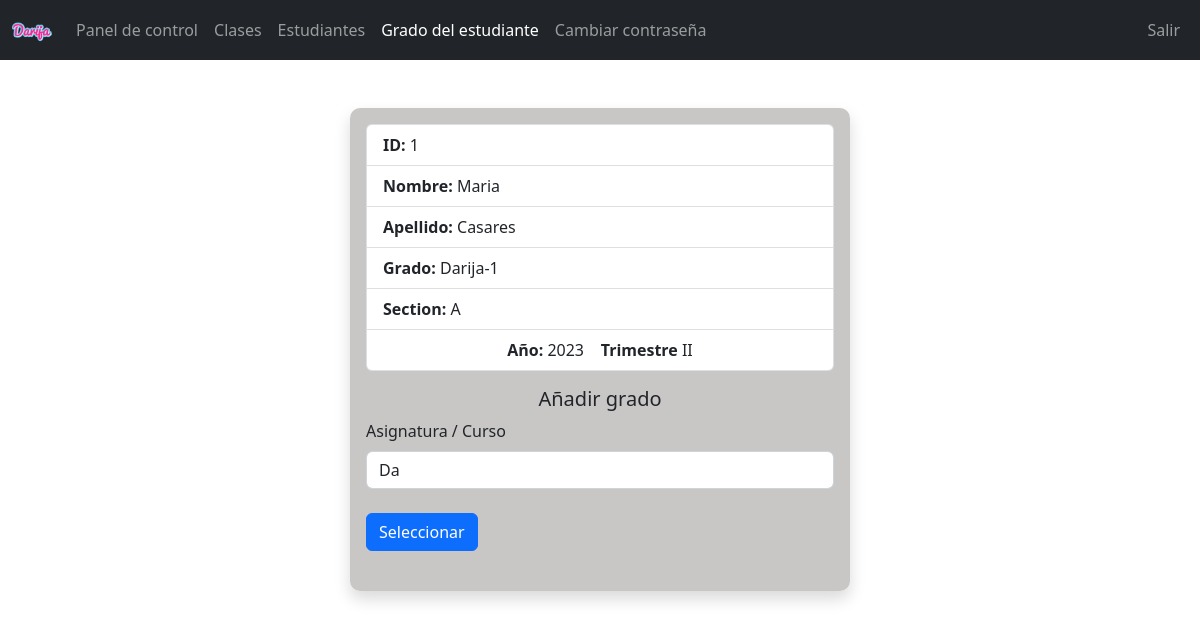
The app's page /Teacher/student-grade.php?student_id=1 (signed in) with its own data.
### tables this page shows
CREATE TABLE `students` (
  `student_id` int(11) NOT NULL,
  `username` varchar(127) NOT NULL,
  `password` varchar(255) NOT NULL,
  `fname` varchar(127) NOT NULL,
  `lname` varchar(255) NOT NULL,
  `grade` int(11) NOT NULL,
  `section` int(11) NOT NULL,
  `address` varchar(31) NOT NULL,
  `gender` varchar(7) NOT NULL,
  `email_address` varchar(255) NOT NULL,
  `date_of_birth` date DEFAULT NULL,
  `date_of_joined` timestamp NULL DEFAULT current_timestamp(),
  `parent_fname` varchar(127) NOT NULL,
  `parent_lname` varchar(127) NOT NULL,
  `parent_phone_number` varchar(31) NOT NULL
);

CREATE TABLE `grades` (
  `grade_id` int(11) NOT NULL,
  `grade` varchar(31) NOT NULL,
  `grade_code` varchar(7) NOT NULL
);

CREATE TABLE `section` (
  `section_id` int(11) NOT NULL,
  `section` varchar(7) NOT NULL
);

CREATE TABLE `setting` (
  `id` int(11) NOT NULL,
  `current_year` int(11) NOT NULL,
  `current_semester` varchar(11) NOT NULL,
  `school_name` varchar(100) NOT NULL,
  `slogan` varchar(300) NOT NULL,
  `about` text NOT NULL
);

### Teacher/data/student.php (called while the page is built, shortened)
<?php
function getStudentById($id, $conn){
   $sql = "SELECT * FROM students
           WHERE student_id=?";
   $stmt = $conn->prepare($sql);
   $stmt->execute([$id]);
   if ($stmt->rowCount() == 1) {
     $student = $stmt->fetch();
     return $student;
   }else {
    return 0;
   }
}

### Teacher/data/setting.php (called while the page is built)
<?php
function getSetting($conn){
   $sql = "SELECT * FROM setting";
   $stmt = $conn->prepare($sql);
   $stmt->execute();
   if ($stmt->rowCount() == 1) {
     $settings = $stmt->fetch();
     return $settings;
   }else {
    return 0;
   }
}

### Teacher/data/subject.php (called while the page is built, shortened)
<?php
function getSubjectByGrade($grade, $conn){
   $sql = "SELECT * FROM subjects
           WHERE grade=?";
   $stmt = $conn->prepare($sql);
   $stmt->execute([$grade]);
   if ($stmt->rowCount() > 0) {
     $subject = $stmt->fetchAll();
     return $subject;
   }else {
    return 0;
   }
}
 ?>

### Teacher/data/teacher.php (called while the page is built)
<?php
function getTeacherById($teacher_id, $conn){
   $sql = "SELECT * FROM teachers
           WHERE teacher_id=?";
   $stmt = $conn->prepare($sql);
   $stmt->execute([$teacher_id]);
   if ($stmt->rowCount() == 1) {
     $teacher = $stmt->fetch();
     return $teacher;
   }else {
    return 0;
   }
}

### Teacher/data/grade.php (called while the page is built, shortened)
<?php
function getGradeById($grade_id, $conn){
   $sql = "SELECT * FROM grades
           WHERE grade_id=?";
   $stmt = $conn->prepare($sql);
   $stmt->execute([$grade_id]);
   if ($stmt->rowCount() == 1) {
     $grade = $stmt->fetch();
     return $grade;
   }else {
    return 0;
   }
}

### Teacher/data/section.php (called while the page is built, shortened)
<?php
function getSectioById($section_id, $conn){
   $sql = "SELECT * FROM section
           WHERE section_id=?";
   $stmt = $conn->prepare($sql);
   $stmt->execute([$section_id]);
   if ($stmt->rowCount() == 1) {
     $section = $stmt->fetch();
     return $section;
   }else {
    return 0;
   }
}

### Teacher/student-grade.php (the view, shortened to what this page needs)
<?php
if (isset($_SESSION['teacher_id']) &&
    isset($_SESSION['role'])) {
    if ($_SESSION['role'] == 'Teacher') {
       include "../CONEXION_DB.php";
       include "data/student.php";
       include "data/grade.php";
       include "data/class.php";
       include "data/section.php";
       include "data/setting.php";
       include "data/subject.php";
       include "data/teacher.php";
       $student_id = $_GET['student_id'];
       $student = getStudentById($student_id, $conn);
       $setting = getSetting($conn);
       $subjects = getSubjectByGrade($student['grade'], $conn);
       $teacher_id = $_SESSION['teacher_id'];
       $teacher = getTeacherById($teacher_id, $conn);
       $teacher_subjects = str_split(trim($teacher['subjects']));
       $ssubject_id = 0;
 ?>
<!DOCTYPE html>
<html lang="en">
<head>
	<link rel="stylesheet" href="https://cdn.jsdelivr.net/npm/bootstrap@5.2.0/dist/css/bootstrap.min.css">
	<link rel="stylesheet" href="../css/style.css">
  <link rel="stylesheet" href="https://cdnjs.cloudflare.com/ajax/libs/font-awesome/4.7.0/css/font-awesome.min.css">
</head>
<body>
    <?php
    include "inc/navbar.php";
        if ($student != 0 && $setting !=0 && $subjects !=0 && $teacher_subjects != 0) {
     ?>
     <div class="d-flex align-items-center flex-column"><br><br>
        <div class="login shadow p-3">
        <form method="post"
              action="">
            <div class="mb-3">
                <ul class="list-group">
                    <li class="list-group-item"><b>ID: </b> <?php echo $student['student_id'] ?></li>
                  <li class="list-group-item"><b>Nombre: </b> <?php echo $student['fname'] ?></li>
                  <li class="list-group-item"><b>Apellido: </b> <?php echo $student['lname'] ?></li>
                  <li class="list-group-item"><b>Grado: </b>
                    <?php  $g = getGradeById($student['grade'], $conn);
                        echo $g['grade_code'].'-'.$g['grade'];
                    ?>
                  </li>
                  <li class="list-group-item"><b>Section: </b>
                    <?php  $s = getSectioById($student['section'], $conn);
                        echo $s['section'];
                    ?>
                  </li>
                  <li class="list-group-item text-center"><b>Año: </b> <?php echo $setting['current_year']; ?> &nbsp;&nbsp;&nbsp;<b>Trimestre</b> <?php echo $setting['current_semester']; ?></li>
                </ul>
            </div>
            <h5 class="text-center">Añadir grado</h5>
         <label class="form-label">Asignatura / Curso</label>
            <select class="form-control"
                    name="ssubject_id">
                    <?php foreach($subjects as $subject){
                        foreach($teacher_subjects as $teacher_subject){
                            if($subject['subject_id'] == $teacher_subject){ ?>
                       <option <?php if($ssubject_id == $subject['subject_id']){echo "selected";} ?>
                           value="<?php echo $subject['subject_id'] ?>">
                        <?php echo $subject['subject_code'] ?></option>
                    <?php }   }
                        } ?>
            </select><br>
            <button type="submit" class="btn btn-primary">Seleccionar</button><br><br>
        </form>
        </div>
        </div>
     <?php
         }else{
            header("Location: students.php");
            exit;
         }
     ?>
</body>
</html>
<?php
  }else {
    header("Location: ../login.php");
    exit;
  }
}else {
	header("Location: ../login.php");
	exit;
}
?>

### css/style.css (style rules this page uses)
.login { max-width: 500px; width: 90%; background: rgba(190, 186, 186, 0.827); padding: 10px; border-radius: 10px; }

### records on screen
students: student_id "1", fname "Maria", lname "Casares"
grades: grade_code "Darija", grade "1"
section: section "A"
setting: current_year "2023", current_semester "II"

### other values on screen
form field ssubject_id "Da"
